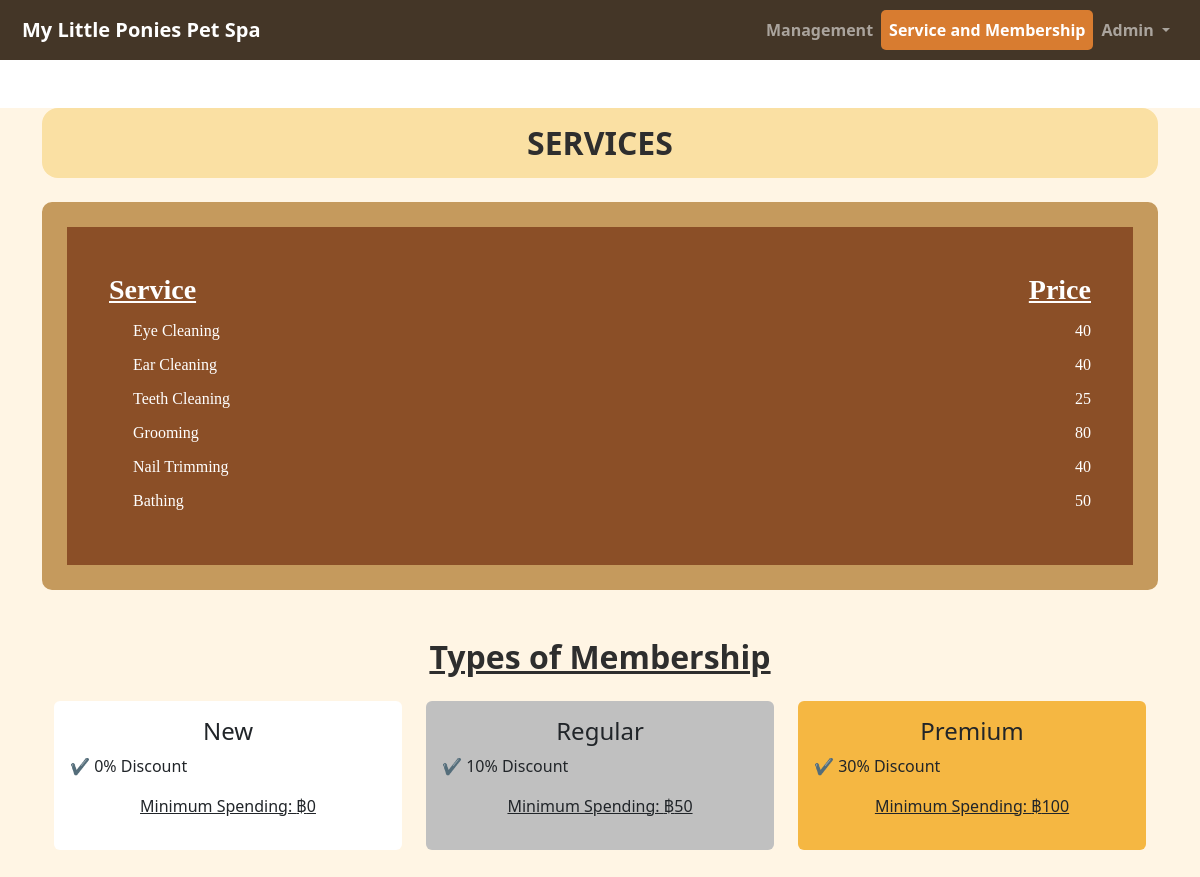
The app's page /admin_services_membership (signed in) with its own data.
### tables this page shows
CREATE TABLE services(
id INTEGER PRIMARY KEY AUTOINCREMENT,
name TEXT NOT NULL,
price INTEGER NOT NULL);

### apptesting.py (the view)
@app.route('/admin_services_membership')
def adminServicesMembership():
    db.execute('SELECT * FROM users WHERE id=?', [session['user_id']])
    user = db.fetchall()
    name = pickle.loads(user[0]['user_object']).name
    flash(name)
    db.execute('SELECT * FROM services')
    services = db.fetchall()
    serviceList = []
    for service in services:
        serviceList.append([service['name'], service['price']])
    flash(serviceList)
    new_discount = spa_system.membership_benefits["New"]["discount"]
    newMinimumSpending = spa_system.membership_benefits["New"]["spending_limit"]
    flash(new_discount)
    flash(newMinimumSpending)
    regular_discount = spa_system.membership_benefits["Regular"]["discount"]
    regularMinimumSpending = spa_system.membership_benefits["Regular"]["spending_limit"]
    flash(regular_discount)
    flash(regularMinimumSpending)
    premium_discount = spa_system.membership_benefits["Premium"]["discount"]
    premiumMinimumSpending = spa_system.membership_benefits["Premium"]["spending_limit"]
    flash(premium_discount)
    flash(premiumMinimumSpending)
    return render_template("admin_services_membership.html")

### apptesting.py (called while the page is built)
    @property
    def name(self):
        return self.__name

    @property
    def membership_benefits(self):
        return self.__membership_benefits

### templates/admin_services_membership.html (shortened to what this page needs)
{% extends 'layout.html' %}
{% block nav %}
<a class="navbar-brand" href="{{ url_for('adminDashboard') }}">My Little Ponies Pet Spa</a>
<div class="collapse navbar-collapse" id="navbarNav">
    <ul class="navbar-nav ms-auto">
        <li class="nav-item"><a class="nav-link" href="{{ url_for('adminDashboard') }}">Management</a></li>
        <li class="nav-item"><a class="nav-link active" href="{{ url_for('adminServicesMembership') }}">Service and Membership</a></li>
        <li class="nav-item dropdown">
            <a class="nav-link dropdown-toggle" href="#" id="userDropdown" role="button" data-bs-toggle="dropdown" aria-expanded="false">
                {% with message = get_flashed_messages() %}
                    {{ message[0] }}
                {% endwith %}
            </a>
          </li>
    </ul>
</div>
{% endblock %}
{% block main %}
    <header class="container-fluid services_page_hero px-5">
    </header>
    <div class="container">
            <h2 class="text-center fw-bold py-3 mb-4 rounded-4" style="background-color: #FAE0A3;">SERVICES</h2>
        <div class="service-card">
        <div class="row mb-2 fw-bold">
            <div class="col-8 fs-3 text-decoration-underline">Service</div>
            <div class="col-4 text-end fs-3 text-decoration-underline">Price</div>
        </div>
        {% with messages = get_flashed_messages() %}
            {% for service in messages[1] %}
                <div class="row mb-2">
                    <div class="col-8">
                    <div class="form-check">
                        <label class="form-check-label" for="eyeCleaning">{{ service[0] }}</label>
                    </div>
                    </div>
                    <div class="col-4 text-end">{{ service[1] }}</div>
                </div>
            {% endfor %}
        {% endwith %}
        </div>
        <div class="container my-5">
            <h2 class="text-center fw-bold" style="text-decoration: underline">Types of Membership</h2>
            <div class="row mt-4 position-relative">
                <div class="col-md-4 d-flex">
                    <div class="p-3 text-start rounded d-flex flex-column w-100" style="background-color: #fff;">
                        <h4 class="text-center">New</h4>
                        <p><span class="text-success">✔</span>
                            {% with messages = get_flashed_messages() %}
                                {{ messages[2] }} Discount
                            {% endwith %}
                        </p>
                        <p class="mt-auto text-decoration-underline text-center">Minimum Spending:
                            {% with messages = get_flashed_messages() %}
                                &#3647;{{ messages[3] }}
                            {% endwith %}
                        </p>
                    </div>
                </div>
                <div class="col-md-4 d-flex">
                    <div class="p-3 text-start rounded d-flex flex-column w-100" style="background-color: #c0c0c0;">
                        <h4 class="text-center">Regular</h4>
                        <p><span class="text-success">✔</span>
                        {% with messages = get_flashed_messages() %}
                            {{ messages[4] }} Discount
                        {% endwith %}
                        </p>
                        <p class="mt-auto text-decoration-underline text-center">Minimum Spending:
                            {% with messages = get_flashed_messages() %}
                                &#3647;{{ messages[5] }}
                            {% endwith %}
                        </p>
                    </div>
                </div>
                <div class="col-md-4 d-flex">
                    <div class="p-3 text-start rounded d-flex flex-column w-100" style="background-color: #f5b742;">
                        <h4 class="text-center">Premium</h4>
                        <p><span class="text-success">✔</span>
                            {% with messages = get_flashed_messages() %}
                                {{ messages[6] }} Discount
                            {% endwith %}
                        </p>
                        <p class="mt-auto text-decoration-underline text-center">Minimum Spending:
                            {% with messages = get_flashed_messages() %}
                                &#3647;{{ messages[7] }}
                            {% endwith %}
                        </p>
                    </div>
                </div>
            </div>
        </div>
{% endblock %}

### static/main.css (style rules this page uses)
body { background-color:#FFF5E4; display: flex; flex-direction: column; align-items: center; justify-content: center; }
.navbar .nav-link.active { background-color: #d87c30; border-radius: 5px; }
.services_page_hero { width: 100%; margin: 0; padding: 24px 0; background-color: #ffffff; }
.service-card { background-color: #8B4F27; color: white; padding: 42px; border-radius: 10px; border: 25px solid #C59A5D; font-family: 'Indie Flower', cursive; }
h2 { color: #2e2e2e; }

### records on screen
services: name "Eye Cleaning", price "40"
services: name "Ear Cleaning", price "40"
services: name "Teeth Cleaning", price "25"
services: name "Grooming", price "80"
services: name "Nail Trimming", price "40"
services: name "Bathing", price "50"

### other values on screen
{{ message[0] }} "Admin"
{{ messages[2] }} "0%"
{{ messages[3] }} "0"
{{ messages[4] }} "10%"
{{ messages[5] }} "50"
{{ messages[6] }} "30%"
{{ messages[7] }} "100"
